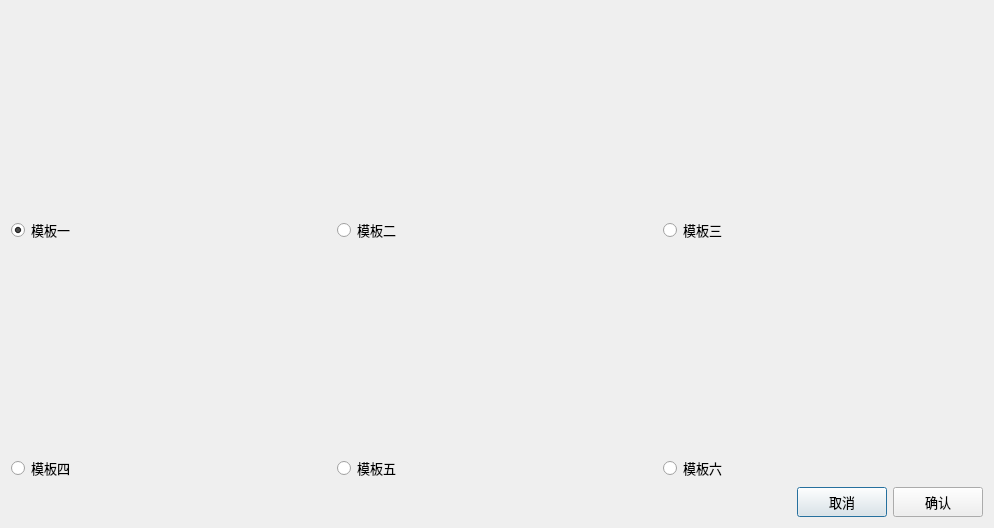
<?xml version="1.0" encoding="UTF-8"?>
<ui version="4.0">
 <class>ChooseModelDialog</class>
 <widget class="QDialog" name="ChooseModelDialog">
  <property name="geometry">
   <rect>
    <x>0</x>
    <y>0</y>
    <width>960</width>
    <height>528</height>
   </rect>
  </property>
  <property name="font">
   <font>
    <pointsize>10</pointsize>
   </font>
  </property>
  <property name="windowTitle">
   <string>Dialog</string>
  </property>
  <layout class="QVBoxLayout" name="verticalLayout_9">
   <item>
    <layout class="QVBoxLayout" name="verticalLayout_8">
     <item>
      <layout class="QVBoxLayout" name="verticalLayout_7">
       <item>
        <layout class="QHBoxLayout" name="horizontalLayout">
         <item>
          <layout class="QVBoxLayout" name="verticalLayout">
           <item>
            <widget class="QLabel" name="label">
             <property name="minimumSize">
              <size>
               <width>320</width>
               <height>0</height>
              </size>
             </property>
             <property name="text">
              <string/>
             </property>
             <property name="pixmap">
              <pixmap resource="src.qrc">:/image/1.jpg</pixmap>
             </property>
             <property name="scaledContents">
              <bool>true</bool>
             </property>
            </widget>
           </item>
           <item>
            <widget class="QRadioButton" name="radioButton_1">
             <property name="text">
              <string>模板一</string>
             </property>
             <property name="checked">
              <bool>true</bool>
             </property>
            </widget>
           </item>
          </layout>
         </item>
         <item>
          <layout class="QVBoxLayout" name="verticalLayout_2">
           <item>
            <widget class="QLabel" name="label_2">
             <property name="minimumSize">
              <size>
               <width>320</width>
               <height>0</height>
              </size>
             </property>
             <property name="text">
              <string/>
             </property>
             <property name="pixmap">
              <pixmap resource="src.qrc">:/image/1.jpg</pixmap>
             </property>
             <property name="scaledContents">
              <bool>true</bool>
             </property>
            </widget>
           </item>
           <item>
            <widget class="QRadioButton" name="radioButton_2">
             <property name="text">
              <string>模板二</string>
             </property>
            </widget>
           </item>
          </layout>
         </item>
         <item>
          <layout class="QVBoxLayout" name="verticalLayout_3">
           <item>
            <widget class="QLabel" name="label_3">
             <property name="minimumSize">
              <size>
               <width>320</width>
               <height>0</height>
              </size>
             </property>
             <property name="text">
              <string/>
             </property>
             <property name="pixmap">
              <pixmap resource="src.qrc">:/image/1.jpg</pixmap>
             </property>
             <property name="scaledContents">
              <bool>true</bool>
             </property>
            </widget>
           </item>
           <item>
            <widget class="QRadioButton" name="radioButton_3">
             <property name="text">
              <string>模板三</string>
             </property>
            </widget>
           </item>
          </layout>
         </item>
        </layout>
       </item>
       <item>
        <layout class="QHBoxLayout" name="horizontalLayout_2">
         <item>
          <layout class="QVBoxLayout" name="verticalLayout_5">
           <item>
            <widget class="QLabel" name="label_5">
             <property name="minimumSize">
              <size>
               <width>320</width>
               <height>0</height>
              </size>
             </property>
             <property name="text">
              <string/>
             </property>
             <property name="pixmap">
              <pixmap resource="src.qrc">:/image/1.jpg</pixmap>
             </property>
             <property name="scaledContents">
              <bool>true</bool>
             </property>
            </widget>
           </item>
           <item>
            <widget class="QRadioButton" name="radioButton_5">
             <property name="text">
              <string>模板四</string>
             </property>
            </widget>
           </item>
          </layout>
         </item>
         <item>
          <layout class="QVBoxLayout" name="verticalLayout_4">
           <item>
            <widget class="QLabel" name="label_4">
             <property name="minimumSize">
              <size>
               <width>320</width>
               <height>0</height>
              </size>
             </property>
             <property name="text">
              <string/>
             </property>
             <property name="pixmap">
              <pixmap resource="src.qrc">:/image/1.jpg</pixmap>
             </property>
             <property name="scaledContents">
              <bool>true</bool>
             </property>
            </widget>
           </item>
           <item>
            <widget class="QRadioButton" name="radioButton_4">
             <property name="text">
              <string>模板五</string>
             </property>
            </widget>
           </item>
          </layout>
         </item>
         <item>
          <layout class="QVBoxLayout" name="verticalLayout_6">
           <item>
            <widget class="QLabel" name="label_6">
             <property name="minimumSize">
              <size>
               <width>320</width>
               <height>0</height>
              </size>
             </property>
             <property name="text">
              <string/>
             </property>
             <property name="pixmap">
              <pixmap resource="src.qrc">:/image/1.jpg</pixmap>
             </property>
             <property name="scaledContents">
              <bool>true</bool>
             </property>
            </widget>
           </item>
           <item>
            <widget class="QRadioButton" name="radioButton_6">
             <property name="text">
              <string>模板六</string>
             </property>
            </widget>
           </item>
          </layout>
         </item>
        </layout>
       </item>
      </layout>
     </item>
     <item>
      <layout class="QHBoxLayout" name="horizontalLayout_3">
       <item>
        <spacer name="horizontalSpacer">
         <property name="orientation">
          <enum>Qt::Horizontal</enum>
         </property>
         <property name="sizeHint" stdset="0">
          <size>
           <width>40</width>
           <height>20</height>
          </size>
         </property>
        </spacer>
       </item>
       <item>
        <widget class="QPushButton" name="pushButtonCancel">
         <property name="minimumSize">
          <size>
           <width>90</width>
           <height>30</height>
          </size>
         </property>
         <property name="font">
          <font>
           <pointsize>10</pointsize>
          </font>
         </property>
         <property name="text">
          <string>取消</string>
         </property>
        </widget>
       </item>
       <item>
        <widget class="QPushButton" name="pushButtonOk">
         <property name="minimumSize">
          <size>
           <width>90</width>
           <height>30</height>
          </size>
         </property>
         <property name="font">
          <font>
           <pointsize>10</pointsize>
          </font>
         </property>
         <property name="text">
          <string>确认</string>
         </property>
        </widget>
       </item>
      </layout>
     </item>
    </layout>
   </item>
  </layout>
 </widget>
 <resources>
  <include location="src.qrc"/>
 </resources>
 <connections>
  <connection>
   <sender>pushButtonCancel</sender>
   <signal>clicked()</signal>
   <receiver>ChooseModelDialog</receiver>
   <slot>reject()</slot>
   <hints>
    <hint type="sourcelabel">
     <x>573</x>
     <y>455</y>
    </hint>
    <hint type="destinationlabel">
     <x>362</x>
     <y>240</y>
    </hint>
   </hints>
  </connection>
 </connections>
</ui>
